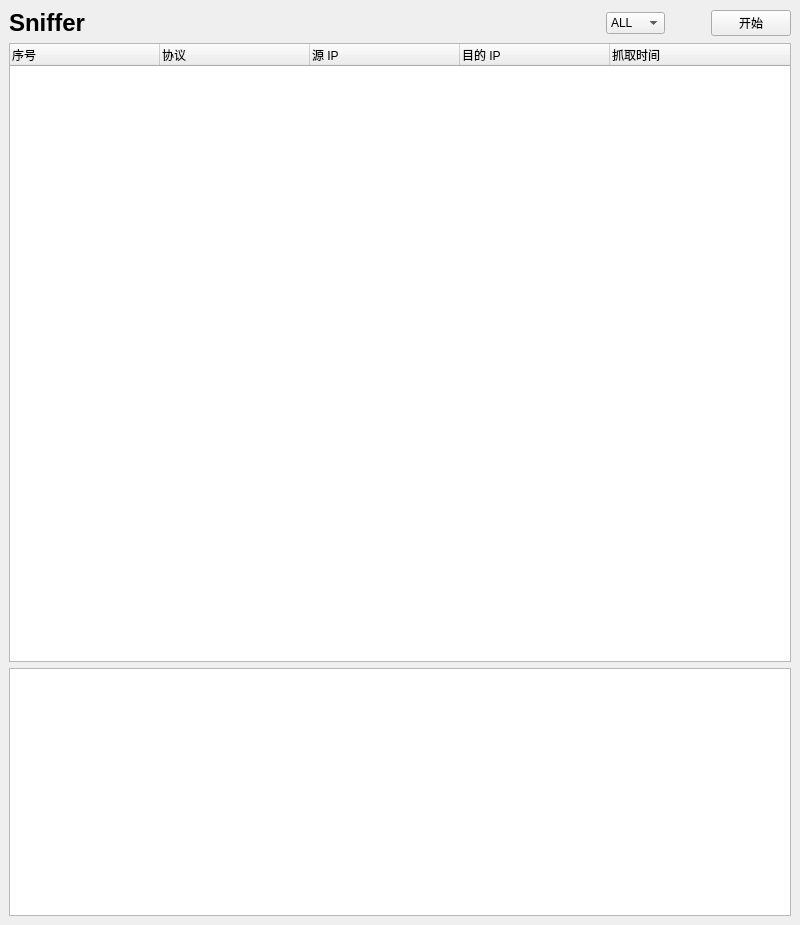
<?xml version="1.0" encoding="UTF-8"?>
<ui version="4.0">
 <class>MainWindow</class>
 <widget class="QMainWindow" name="MainWindow">
  <property name="geometry">
   <rect>
    <x>0</x>
    <y>0</y>
    <width>800</width>
    <height>925</height>
   </rect>
  </property>
  <property name="minimumSize">
   <size>
    <width>800</width>
    <height>925</height>
   </size>
  </property>
  <property name="windowTitle">
   <string>Sniffer</string>
  </property>
  <widget class="QWidget" name="centralwidget">
   <layout class="QFormLayout" name="formLayout">
    <item row="0" column="0" colspan="2">
     <layout class="QVBoxLayout" name="verticalLayout" stretch="0,10,4">
      <item>
       <layout class="QHBoxLayout" name="horizontalLayout" stretch="10,0,0,0">
        <item>
         <widget class="QLabel" name="label_title">
          <property name="minimumSize">
           <size>
            <width>200</width>
            <height>0</height>
           </size>
          </property>
          <property name="font">
           <font>
            <pointsize>18</pointsize>
            <weight>75</weight>
            <bold>true</bold>
           </font>
          </property>
          <property name="text">
           <string>Sniffer</string>
          </property>
         </widget>
        </item>
        <item>
         <widget class="QComboBox" name="comboBox_filter">
          <property name="minimumSize">
           <size>
            <width>0</width>
            <height>0</height>
           </size>
          </property>
          <item>
           <property name="text">
            <string>ALL</string>
           </property>
          </item>
          <item>
           <property name="text">
            <string>ICMP</string>
           </property>
          </item>
          <item>
           <property name="text">
            <string>TCP</string>
           </property>
          </item>
          <item>
           <property name="text">
            <string>UDP</string>
           </property>
          </item>
         </widget>
        </item>
        <item>
         <spacer name="horizontalSpacer_2">
          <property name="orientation">
           <enum>Qt::Horizontal</enum>
          </property>
          <property name="sizeHint" stdset="0">
           <size>
            <width>40</width>
            <height>20</height>
           </size>
          </property>
         </spacer>
        </item>
        <item>
         <widget class="QPushButton" name="pushButton_start_pause">
          <property name="text">
           <string>开始</string>
          </property>
         </widget>
        </item>
       </layout>
      </item>
      <item>
       <widget class="QTableWidget" name="tableWidget_list">
        <property name="editTriggers">
         <set>QAbstractItemView::NoEditTriggers</set>
        </property>
        <property name="selectionMode">
         <enum>QAbstractItemView::SingleSelection</enum>
        </property>
        <property name="selectionBehavior">
         <enum>QAbstractItemView::SelectRows</enum>
        </property>
        <attribute name="horizontalHeaderMinimumSectionSize">
         <number>80</number>
        </attribute>
        <attribute name="horizontalHeaderDefaultSectionSize">
         <number>150</number>
        </attribute>
        <attribute name="horizontalHeaderHighlightSections">
         <bool>false</bool>
        </attribute>
        <attribute name="horizontalHeaderStretchLastSection">
         <bool>true</bool>
        </attribute>
        <attribute name="verticalHeaderVisible">
         <bool>false</bool>
        </attribute>
        <attribute name="verticalHeaderMinimumSectionSize">
         <number>24</number>
        </attribute>
        <attribute name="verticalHeaderDefaultSectionSize">
         <number>24</number>
        </attribute>
        <attribute name="verticalHeaderHighlightSections">
         <bool>true</bool>
        </attribute>
        <column>
         <property name="text">
          <string>序号</string>
         </property>
         <property name="textAlignment">
          <set>AlignLeading|AlignVCenter</set>
         </property>
        </column>
        <column>
         <property name="text">
          <string>协议</string>
         </property>
         <property name="textAlignment">
          <set>AlignLeading|AlignVCenter</set>
         </property>
        </column>
        <column>
         <property name="text">
          <string>源 IP</string>
         </property>
         <property name="textAlignment">
          <set>AlignLeading|AlignVCenter</set>
         </property>
        </column>
        <column>
         <property name="text">
          <string>目的 IP</string>
         </property>
         <property name="textAlignment">
          <set>AlignLeading|AlignVCenter</set>
         </property>
        </column>
        <column>
         <property name="text">
          <string>抓取时间</string>
         </property>
         <property name="textAlignment">
          <set>AlignLeading|AlignVCenter</set>
         </property>
        </column>
       </widget>
      </item>
      <item>
       <widget class="QListWidget" name="listWidget_detail"/>
      </item>
     </layout>
    </item>
   </layout>
  </widget>
 </widget>
 <resources/>
 <connections/>
</ui>
